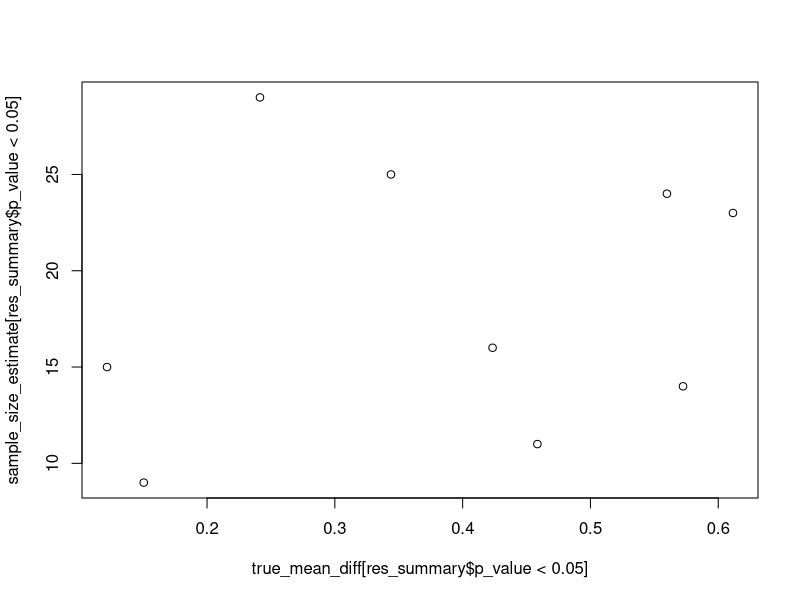
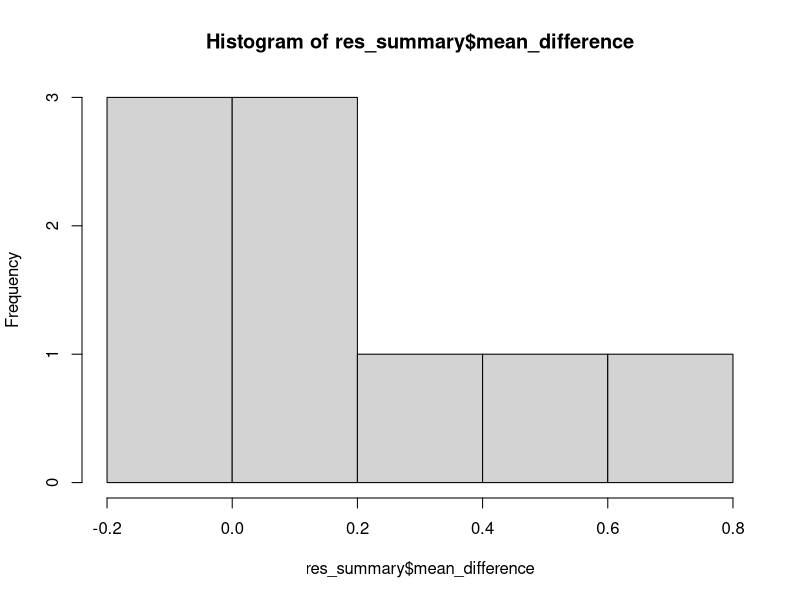
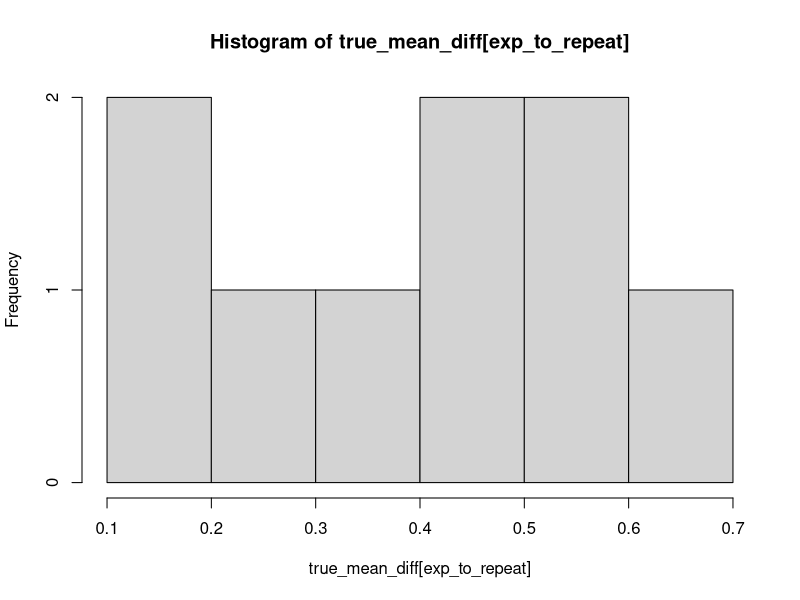
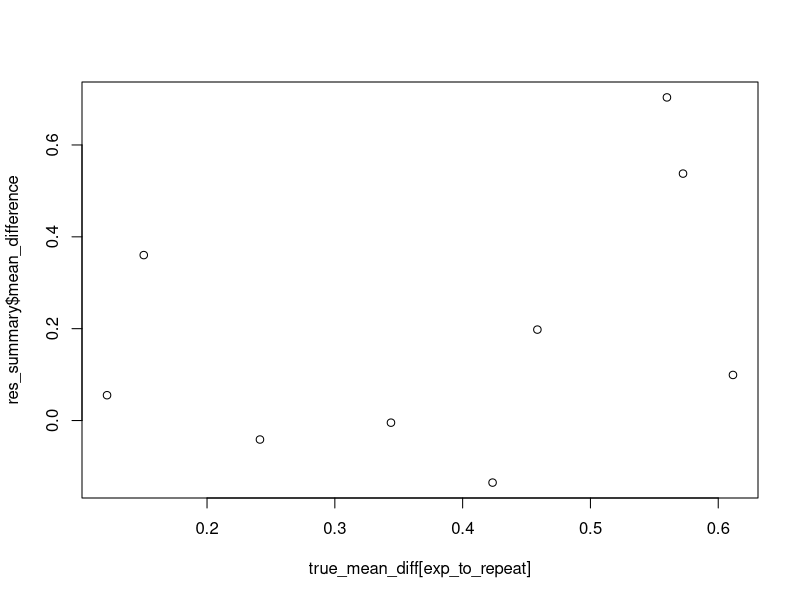

Source code (R) for these figures, in order:
#small simulation for ppv over several generations of results
#first stage is a single experiment
library(tidyverse)
library(dplyr)

sd_per_group<-1
sample_size<-10
number_of_exp<-100
true_mean_diff<-rbeta(number_of_exp,1,5)
results_vec<-list()
for (i in 1:number_of_exp)
  results_vec[[i]]<-t.test(rnorm(sample_size,0,sd_per_group),rnorm(sample_size,true_mean_diff[i],sd_per_group))

#now a second exact replication
#sample size based on estimated sample size
res_summary<-data.frame(p_value=as.numeric(map(results_vec,"p.value")),
                        x_value=as.numeric(map(map(results_vec,"estimate"),"mean of x")),
                        y_value=as.numeric(map(map(results_vec,"estimate"),"mean of y")),
                        stderror=as.numeric(map(results_vec,"stderr")))
res_summary<-res_summary %>% 
  mutate(mean_difference=y_value-x_value)
sample_size_estimate<-rep(0,number_of_exp)
for (i in 1:number_of_exp){
  sample_size_estimate[i]<-ceiling(power.t.test(delta=res_summary$mean_difference[i],sd=1,sig.level=0.05,power=.8)$n)
}
plot(sample_size_estimate[res_summary$p_value<0.05]~true_mean_diff[res_summary$p_value<0.05])
#conduct the experiment
exp_to_repeat<-which(res_summary$p_value<.05)
results_vec<-list()
j<-0
for (i in exp_to_repeat){
  j<-j+1
  results_vec[[j]]<-t.test(rnorm(sample_size_estimate[i],0,sd_per_group),rnorm(sample_size_estimate[i],true_mean_diff[i],sd_per_group))
}
res_summary<-data.frame(p_value=as.numeric(map(results_vec,"p.value")),
                        x_value=as.numeric(map(map(results_vec,"estimate"),"mean of x")),
                        y_value=as.numeric(map(map(results_vec,"estimate"),"mean of y")),
                        stderror=as.numeric(map(results_vec,"stderr")))
res_summary<-res_summary %>% 
  mutate(mean_difference=y_value-x_value)
 hist(res_summary$mean_difference)
hist(true_mean_diff[exp_to_repeat])
plot(res_summary$mean_difference~true_mean_diff[exp_to_repeat])
